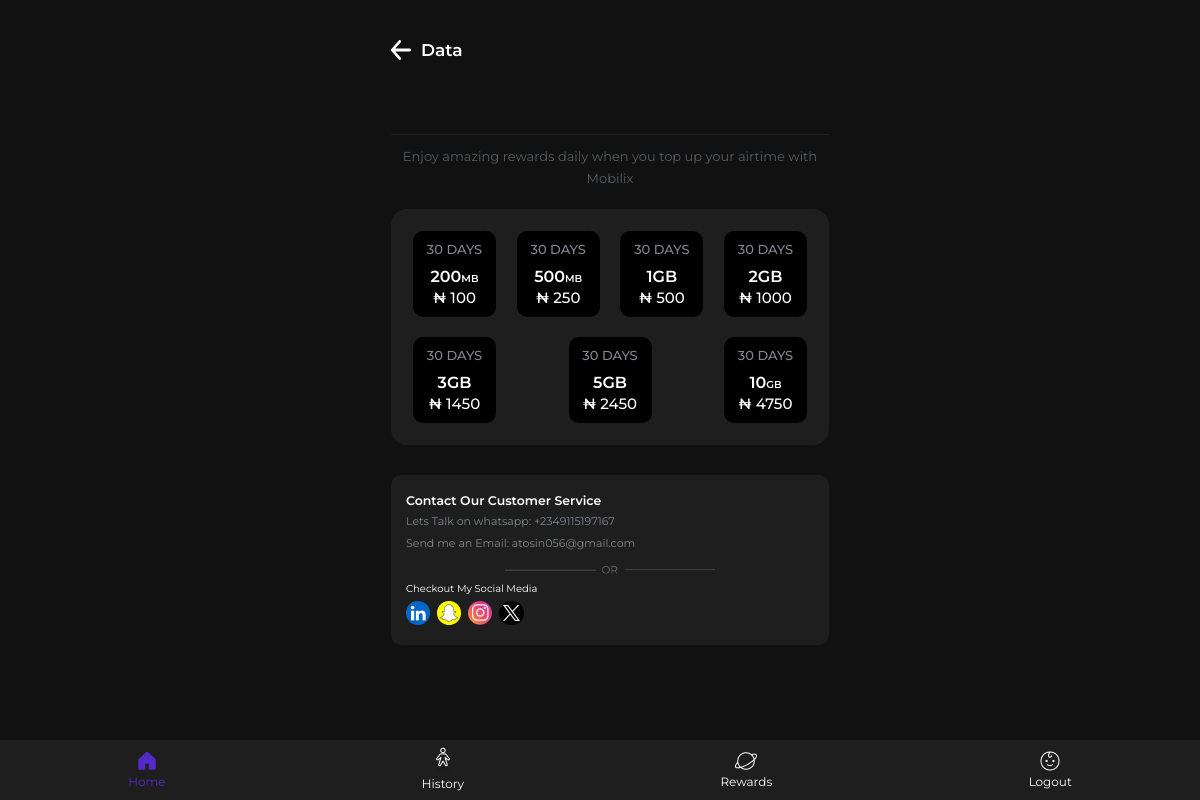
/data.php?network=Glo, run on the app's committed database.
### tables this page shows
CREATE TABLE `data_bundles` (
  `id` int(11) NOT NULL,
  `name` varchar(255) NOT NULL,
  `product_code` varchar(255) NOT NULL,
  `price` varchar(255) NOT NULL,
  `network` varchar(255) NOT NULL,
  `service_id` varchar(255) NOT NULL,
  `real_price` varchar(255) NOT NULL
);

### data.php (the view, shortened to what this page needs)
<?php
include 'functions.php';
if (isset($_GET["network"])) {
    $network = $_GET["network"];
}
?>
<html>
<head>
	<link rel="stylesheet" type="text/css" href="bootstrap/css/bootstrap.min.css">
	<link rel="stylesheet" type="text/css" href="css/main.css">
</head>
<body style="background: #111;color: white;">
<div id="main-content" style="background: #111 !important;display: inline-block !important;padding: 40px 31px !important;color: white;">
    <div>
        <div style="width: 100% !important;display: flex;flex-direction: column;gap: 35px !important;padding-bottom: 30px !important;">
            <div style="display: flex;align-items: center;gap: 10px !important;width: 100% !important;color: white;">
                <div onclick="window.history.back();">
                </div>
                <div>
                    <font class="airt">Data</font>
                </div>
            </div>
            </div>
            <div style="width: 100% !important;display: flex;flex-direction: column;gap: 30px;">
            	<form method="POST" style="width: 100% !important;display: flex;flex-direction: column;">
            		<div style="display: flex;width: 100% !important;border-bottom: 1px solid #1E1E1E;padding-bottom: 20px !important;gap: 8px !important;">
            			<div>
            				<input type="number" name="phone" id="phoneNumber" style="height: 100% !important;width: 100% !important;background: transparent;border: none;color: white;font-size: 20px !important;font-weight: 500;font-family: montserrat;" class="all" value="<?php echo $_SESSION["phone"]; ?>">
            			</div>
            		</div>
            		<div style="width: 100% !important;text-align: center;margin-top: 10px !important;">
            			<font class="enjoy">Enjoy amazing rewards daily when you top up your airtime with Mobilix</font>
            		</div>
            		<div class="data-hold" style="margin-top: 20px !important;">
            			<div>
            				<div style="display: flex;justify-content: space-between;width: 100% !important;flex-wrap: wrap;row-gap: 20px;" id="data_bundles_list">
                                <?php
                                if (isset($network)) {
                                    $select = "SELECT * FROM `data_bundles` WHERE `network`='".$network."'";
                                    $select_query = mysqli_query($conn, $select);
                                    if (mysqli_num_rows($select_query) > 0) {
                                        while ($fetch = mysqli_fetch_assoc($select_query)){
                                            $price = $fetch["price"];
                                            $product_code = $fetch["product_code"];
                                            $name = shortens($fetch["name"]);
                                            $validity = fil($fetch["name"]);
                                ?>
            					<button type="submit" name="submit" value="<?php echo $product_code; ?>" style="border: none;background: transparent;">
            						<div class="plan-hold">
            							<div>
            								<font class="month"><?php echo $validity ?></font>
                                            <div style="margin-top: 10px !important;display: flex;flex-direction: column;gap: 2px;">
                								<font class="price"><?php echo formatDataSize($name); ?></font>
                								<font class="real-price">₦ <?php echo $price; ?></font>
                                            </div>
            							</div>
            						</div>
            					</button>
                                <?php
                                }}}
                                ?>
            				</div>
            			</div>
            		</div>
           		</form>
                <?php
                include 'contactdev.php';
                ?>
           </div>
        </div>
    </div>
</body>
</html>

### functions.php (shortened to what this page needs)
<?php
function fil($string) {
   preg_match('/\s*-\s*(.+)/', $string, $matches);
   $duration = $matches[1];
   $duration = strtolower(trim($duration));
   $mappings = [
       '1 day' => '1 day',
       '3 days' => '3 days',
       '2 days' => '2 days',
       '7 days' => '7 days',
       'monthly' => '30 days',
       '14 days' => '14 days',
       '4 days' => '4 days',
       '30 days' => '30 days',
       '30days validity' => '30 days',
       '90 days' => '90 days',
       '3 months' => '90 days',
       '4 months' => '120 days',
       '2 months' => '60 days',
       '1 year' => '365 days',
       'monthly' => '30 days'
   ];
   $duration_lower = strtolower($duration);
   foreach ($mappings as $key => $value) {
       if (stripos($duration_lower, strtolower($key)) !== false) {
           return $value;
       }
   }
   return '30 days';
}
function formatDataSize($name) {
    if (preg_match('/\d{2,}/', $name, $matches)) {
        $number = $matches[0];
        $unit = strtolower(substr($name, strlen($number)));
        return $number . "<font style='font-size: 10px; text-transform: uppercase;'>$unit</font>";
    }
    return $name;
}
function shortens($string){
    $pattern = '/\d+\s*(MB|GB)/i';
    if (preg_match($pattern, $string, $matches)) {
        return strtoupper($matches[0]);
    }
    return null;
}
?>

### css/main.css (style rules this page uses)
* { margin: 0 !important; padding: 0 !important; }
.real-price { color: #FFF; text-align: center; font-family: Montserrat; font-size: 15px; font-style: normal; font-weight: 500; line-height: normal; }
.price { color: #FFF; text-align: center; font-family: Montserrat; font-size: 16px; font-style: normal; font-weight: 600; line-height: normal; }
.month { color: #83888F; text-align: center; font-family: Montserrat; font-size: 13px; font-style: normal; font-weight: 500; line-height: normal; text-transform: uppercase; }
.data-hold { width: 100% !important; padding: 22px !important; flex-shrink: 0; border-radius: 16px; background: #1E1E1E; }
.plan-hold { gap: 5px; flex-direction: column; justify-content: center; align-items: center; width: 83px; flex-shrink: 0; background: #000000; border-radius: 10px; display: flex; padding: 10px !important; }
.enjoy { color: #585C62; font-family: Montserrat; font-size: 13px; font-style: normal; font-weight: 400; line-height: 22px; text-align: center !important; }
.airt { color: #FFF; text-align: center; font-family: montserrat; font-size: 17px; font-style: normal; font-weight: 600; line-height: normal; }
#main-content { background: #1e1e1e !important; width: 100%; height: 100%; display: flex; justify-content: center; align-items: center; }
@media (min-width: 776px) { #main-content { width: 500px !important; position: absolute; left: 30% !important; right: 50% !important; } }

### data on the page
data_bundles: name "30 DAYS", number "200", name "MB", price "100"
data_bundles: name "30 DAYS", number "500", name "MB", price "250"
data_bundles: name "30 DAYS", name "1GB", price "500"
data_bundles: name "30 DAYS", name "2GB", price "1000"
data_bundles: name "30 DAYS", name "3GB", price "1450"
data_bundles: name "30 DAYS", name "5GB", price "2450"
data_bundles: name "30 DAYS", number "10", name "GB", price "4750"
